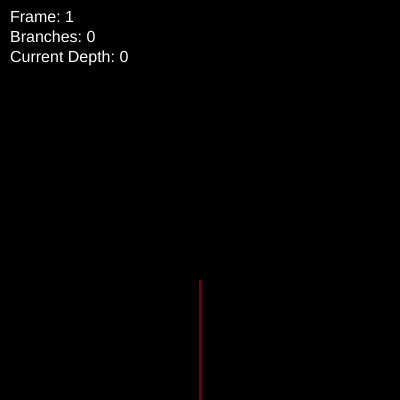
Frame 1 (no input)
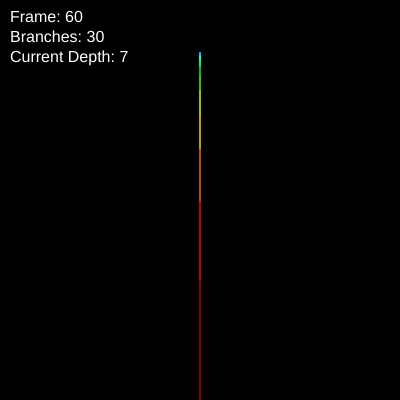
Frame 60 (no input)
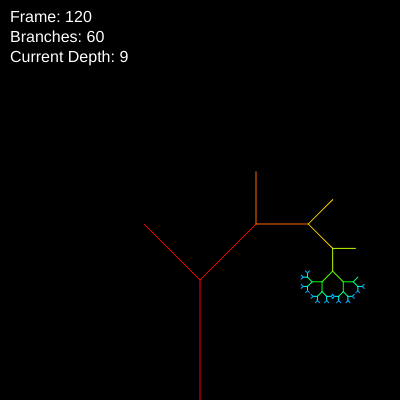
Frame 120 (the mouse pressed at the canvas centre since frame 60)

The p5.js sketch that drew these frames (run headless with seeded random() and noise() and a simulated clock; from frame 60 on, the mouse is pressed at the canvas centre):

// p5.js sketch
// ── sketch.js
let branchesToDraw = 0

function setup() {
  createCanvas(400, 400)
  colorMode(HSB)
  angleMode(DEGREES)
  background(0)
  frameRate(30)
  describe(
    "A tree drawn by recursively drawing branches, with angle determined by the user mouse position."
  )
}

function draw() {
  angle = (mouseX / width) * 90
  // angle = 90

  // Increase branches to draw each frame
  branchesToDraw = floor(frameCount / 2)

  // Redraw the tree with the current number of branches
  background(0)

  // Display frame count
  fill(255)
  noStroke()
  textSize(16)
  textAlign(LEFT, TOP)
  text(`Frame: ${frameCount}`, 10, 10)
  text(`Branches: ${branchesToDraw}`, 10, 30)

  translate(width / 2, height)
  stroke(0, 255, 255)
  line(0, 0, 0, -120)
  translate(0, -120)

  let drawn = { count: 0, currentDepth: 0 }
  branch(120, 0, drawn)

  // Display current depth reached
  push()
  resetMatrix()
  fill(255)
  noStroke()
  text(`Current Depth: ${drawn.currentDepth}`, 10, 50)
  pop()
}

function branch(h, level, drawn) {
  // Stop if we've drawn enough branches for this frame
  if (drawn.count >= branchesToDraw) {
    return
  }

  drawn.count++
  drawn.currentDepth = level

  stroke(level * 25, 255, 255)
  h *= 0.66

  if (h > 2) {
    push()
    rotate(angle)
    line(0, 0, 0, -h)
    translate(0, -h)
    branch(h, level + 1, drawn)
    pop()

    push()
    rotate(-angle)
    line(0, 0, 0, -h)
    translate(0, -h)
    branch(h, level + 1, drawn)
    pop()
  }
}
